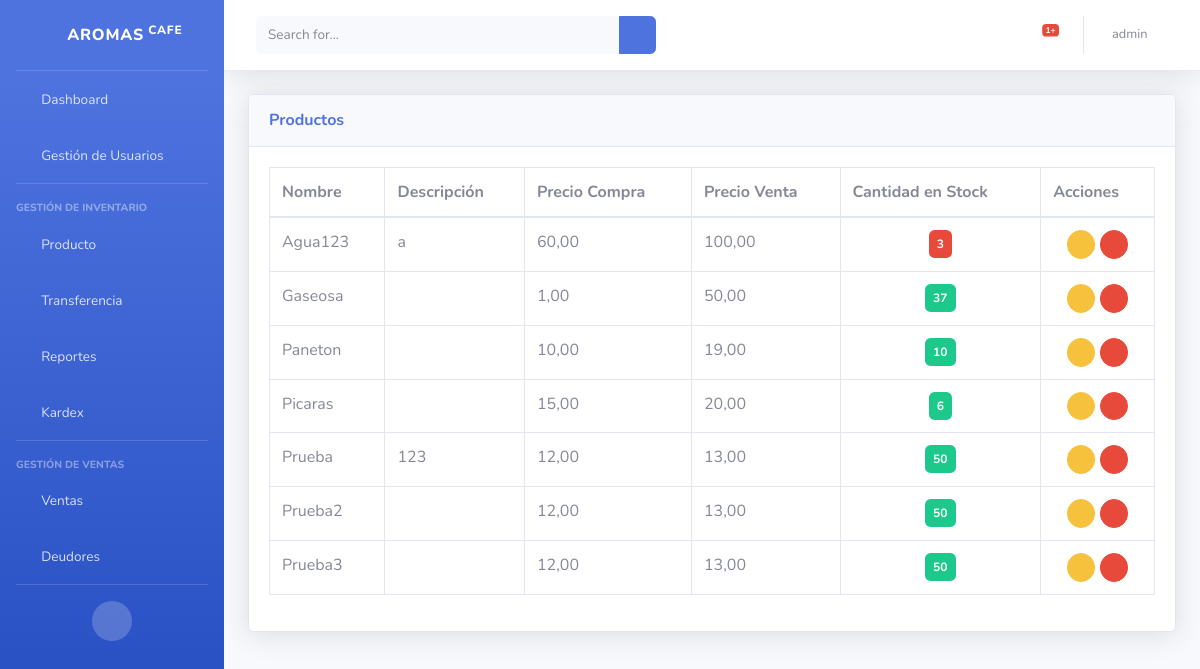
The page /productos/ (signed in) on the database its author committed.
### menu/models.py (models this page shows, shortened)
class Producto(models.Model):
    nombre = models.CharField(max_length=150)
    descripcion = models.TextField(blank=True, null=True)
    precio_compra = models.DecimalField(max_digits=10, decimal_places=2)
    precio_venta = models.DecimalField(max_digits=10, decimal_places=2)
    cantidad_stock = models.IntegerField(default=0)

### menu/views.py (the view)
# urls.py: path('productos/', productos_list, name='productos_list'),
def productos_list(request):
    productos = Producto.objects.all()
    context = {'productos': productos}
    return render(request, 'productos_list.html', context)

### menu/templates/productos_list.html (shortened to what this page needs)
{% extends "index.html" %}
{% block content %}
{% load static %}
    <link href="{% static 'vendor/datatables/dataTables.bootstrap4.min.css' %}" rel="stylesheet">
    <div class="card shadow mb-4">
    <div class="card-header py-3" data-toggle="collapse" data-target="#productosCollapse" style="cursor: pointer;">
        <h6 class="m-0 font-weight-bold text-primary">Productos</h6>
    </div>
        <div id="productosCollapse" class="collapse show">
        <div class="card-body">
            <div class="table-responsive">
                <table class="table table-bordered" id="dataTable" width="100%" cell spacing="0">
                    <thead>
                        <tr>
                            <th>Nombre</th>
                            <th>Descripción</th>
                            <th>Precio Compra</th>
                            <th>Precio Venta</th>
                            <th>Cantidad en Stock</th>
                            <th>Acciones</th>
                        </tr>
                    </thead>
                    <tbody>
                        {% for producto in productos %}
                        <tr>
                            <td>{{ producto.nombre }}</td>
                            <td>{{ producto.descripcion }}</td>
                            <td>{{ producto.precio_compra }}</td>
                            <td>{{ producto.precio_venta }}</td>
                            <td class="text-center">
                                {% if producto.cantidad_stock < 4 %}
                                    <span class="badge bg-danger p-2 text-white">{{ producto.cantidad_stock }}</span>
                                {% else %}
                                    <span class="badge bg-success p-2 text-white">{{ producto.cantidad_stock }}</span>
                                {% endif %}
                            </td>
                            <td class="text-center">
                                <a href="#" class="btn btn-warning btn-circle btn-sm editar" data-producto-id="{{ producto.id }}" data-producto-nombre="{{ producto.nombre }}" data-producto-descripcion="{{ producto.descripcion }}" data-producto-precio-compra="{{ producto.precio_compra }}" data-producto-precio-venta="{{ producto.precio_venta }}" title="Editar">
                                    <i class="fas fa-edit"></i>
                                </a>
                            <a href="#" class="btn btn-danger btn-circle btn-sm eliminar" data-producto-id="{{ producto.id }}" title="Eliminar">
                                <i class="fas fa-trash"></i>
                            </a>
                            </td>
                        </tr>
                        {% endfor %}
                    </tbody>
                </table>
            </div>
        </div>
    </div>
    </div>
{% endblock %}

### menu/templates/header.html (shortened to what this page needs)
<nav class="navbar navbar-expand navbar-light bg-white topbar mb-4 static-top shadow">
    <form
        class="d-none d-sm-inline-block form-inline mr-auto ml-md-3 my-2 my-md-0 mw-100 navbar-search">
        <div class="input-group">
            <input type="text" class="form-control bg-light border-0 small" placeholder="Search for..."
                aria-label="Search" aria-describedby="basic-addon2">
            <div class="input-group-append">
                <button class="btn btn-primary" type="button">
                    <i class="fas fa-search fa-sm"></i>
                </button>
            </div>
        </div>
    </form>
    <ul class="navbar-nav ml-auto">
        <li class="nav-item dropdown no-arrow mx-1">
            <a class="nav-link dropdown-toggle" href="#" id="alertsDropdown" role="button"
                data-toggle="dropdown" aria-haspopup="true" aria-expanded="false">
                <i class="fas fa-bell fa-fw"></i>
                <span class="badge badge-danger badge-counter">1+</span>
            </a>
        </li>
        <li class="nav-item dropdown no-arrow">
            <a class="nav-link dropdown-toggle" href="#" id="userDropdown" role="button"
                data-toggle="dropdown" aria-haspopup="true" aria-expanded="false">
                <span class="mr-2 d-none d-lg-inline text-gray-600 small">{{ user.username }}</span>
    <i class="fas fa-user-circle fa-lg text-gray-600"></i>
            </a>
        </li>
    </ul>
</nav>

### rows shown on the page
Producto: nombre "Agua123", descripcion "a", precio_compra "60,00", precio_venta "100,00", cantidad_stock "3"
Producto: nombre "Gaseosa", precio_compra "1,00", precio_venta "50,00", cantidad_stock "37"
Producto: nombre "Paneton", precio_compra "10,00", precio_venta "19,00", cantidad_stock "10"
Producto: nombre "Picaras", precio_compra "15,00", precio_venta "20,00", cantidad_stock "6"
Producto: nombre "Prueba", descripcion "123", precio_compra "12,00", precio_venta "13,00", cantidad_stock "50"
Producto: nombre "Prueba2", precio_compra "12,00", precio_venta "13,00", cantidad_stock "50"
Producto: nombre "Prueba3", precio_compra "12,00", precio_venta "13,00", cantidad_stock "50"

### other values the page prints
{{ user.username }} "admin"
